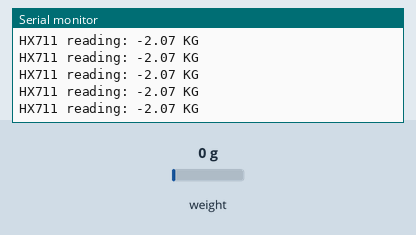
Bench run of a sketch on a simulated Arduino Nano, built with avr-gcc and run on an emulated ATmega328P. Shown: the last lines printed to the serial monitor. Inputs (shaded band) come from the test bench; at power-on: weight on the scale 0 g.

Above: at 1.2 s.
1.3 s: weight on the scale set to 100 g
At 1.46 s:
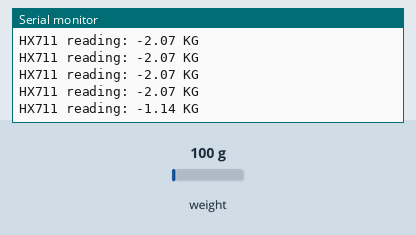
2.8 s: weight on the scale set to 1250 g
At 2.87 s:
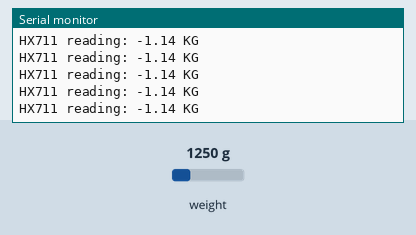
Timing chart, 0 to 5.8 s (numbered marks = the images above; inputs shaded):
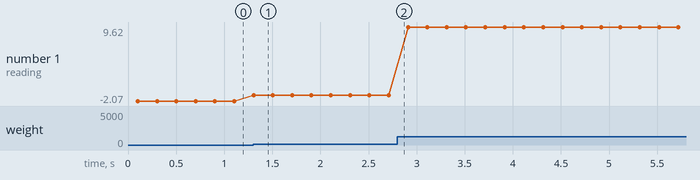

The sketch:

CODE_BALANCE.ino
```cpp
/*Code pour balance avec capteur CZL 601 100KG et
amplificateur type HX711.

/*Pour les réglages il faut d abord utiliser le code de calibration
* du capteur CZL 601 et calculer le coeficient a rentrer
* ligne( long reading = scale.read() * 0.02183406;)
* ici 0.02183406 pour les essais.Cette valeur est propre a chaque gauge de contrainte
* il faut refaire la calibration pour votre gauge et noter vos valeurs
* (voir code de calibration)
*
* Peser le plateau de la balance avec une balance du commerce et rentrer
* la valeur de celui ci dans la ligne du code:(int poidsPlateau=1888;)
* ici 1888 pour les essais.
*
* Ensuite il faut remonter le plateau et ouvrir le moniteur série
* et noter la valeur de poids affichée.
* Cette valeur est a rentrer ligne du code :(int correctionTare=185;)
* ici 185 pour les essais.
*
* Recompiler et transferer dans la carte nano et reouvrir le moniteur série
* La valeur doit etre de zero ou proche de celui ci.
*
* La balance est prete à l emploi.
* La ruche peut etre installée sur la balance.
*
* En cas de coupure de l alimentation le programme reprend ses valeurs initiales .
* Il n y a pas besoin de refaire la manipulation.
*
* La balance peut etre deplacer sous une autre ruche.
*/

//*******declarations des bibliotèques*********//
#include "HX711.h"
#include <Wire.h>//bus I2C
#include <LiquidCrystal_I2C.h>//ecran lcd /non utilisé

LiquidCrystal_I2C lcd(0x27,20,4); //adresse de l ecran sur le bus I2C #define DOUT  3

//********declaration du type de l amplificateur *******//
HX711 scale;

//********pin  de l ampli HX711*********//
#define DOUT 3
#define CLK  2

union my_float{
  float val;
  unsigned char b[4];
} f;

//********déclaration des variables**********//
int correctionTare=185;//valeur a modifier pour le tarage apres calibration
int poidsPlateau=1888; //pesée le plateau de la balance et modifier  la valeur poids plateau
                       //ici 1888 g pour la balance d essai

float grams =0;
float p2 = 0;

void setup() {
  Serial.begin(9600);

  Wire.begin(3);//ouverture du bus I2C adresse 3
  Wire.onRequest(requestEvent);//transmission

  scale.begin(DOUT, CLK);

  }//fin du setup

void loop() {

  if (scale.is_ready()) {
    float reading = scale.read() * 0.0222766763;//valeur a rentrer après la calibration
    float grams = (float)reading ;
    grams = grams - (poidsPlateau+correctionTare);
    p2 = grams / 1000 ;//transforme en kilo

//******affichage dans le moniteur serie******//
    Serial.print("HX711 reading: ");
    Serial.print(p2);
    Serial.println(" KG");

  }
  else
  {
   Serial.println("HX711 not found.");
  }
   delay (100);
  }

void requestEvent()//fonction pour la transmission du poids
 {
  f.val = p2;
  Wire.write(f.b, 4);
 }
```

Measured:
- after the input at 1.3 s, the serial monitor: prints a new line at once (image 1)
- plotted number 1: -2.07 → -1.14 after the input at 1.3 s, -1.14 → 9.62 after the input at 2.8 s
